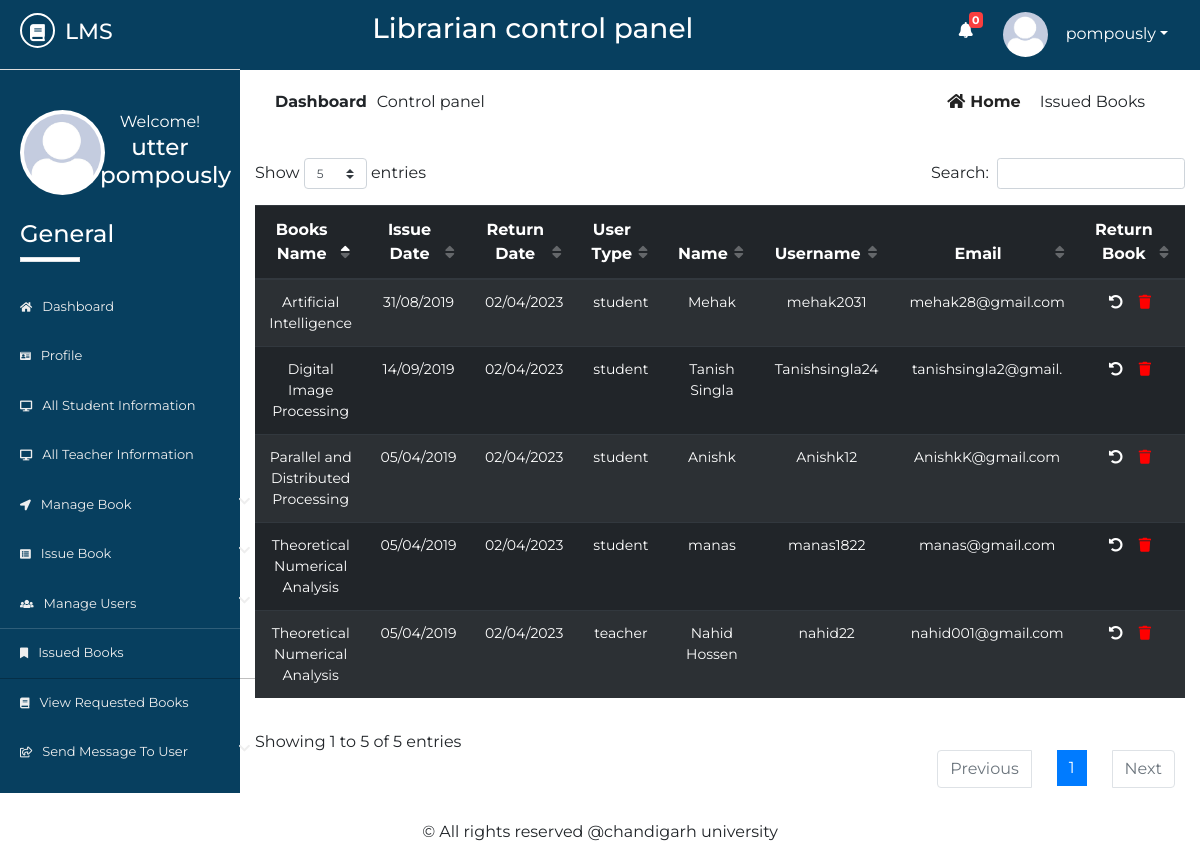
The app's page /Source/librarian/issued-books.php (signed in) with its own data.
### tables this page shows
CREATE TABLE `lib_registration` (
  `id` int(2) NOT NULL,
  `name` varchar(50) NOT NULL,
  `username` varchar(20) NOT NULL,
  `password` varchar(20) NOT NULL,
  `email` varchar(50) NOT NULL,
  `phone` varchar(20) NOT NULL,
  `address` varchar(100) NOT NULL,
  `photo` varchar(500) NOT NULL,
  `status` varchar(7) NOT NULL
);

CREATE TABLE `issue_book` (
  `id` int(10) NOT NULL,
  `utype` varchar(10) NOT NULL,
  `regno` varchar(20) NOT NULL,
  `name` varchar(50) NOT NULL,
  `sem` varchar(10) NOT NULL,
  `session` varchar(10) NOT NULL,
  `dept` varchar(10) NOT NULL,
  `phone` varchar(20) NOT NULL,
  `email` varchar(20) NOT NULL,
  `booksname` varchar(50) NOT NULL,
  `booksissuedate` varchar(10) NOT NULL,
  `booksreturndate` varchar(10) NOT NULL,
  `username` varchar(20) NOT NULL
);

CREATE TABLE `t_issuebook` (
  `id` int(10) NOT NULL,
  `utype` varchar(20) NOT NULL,
  `idno` varchar(20) NOT NULL,
  `name` varchar(50) NOT NULL,
  `lecturer` varchar(20) NOT NULL,
  `phone` varchar(20) NOT NULL,
  `email` varchar(50) NOT NULL,
  `booksname` varchar(50) NOT NULL,
  `booksissuedate` varchar(20) NOT NULL,
  `booksreturndate` varchar(20) NOT NULL,
  `username` varchar(20) NOT NULL
);

### Source/librarian/issued-books.php (the view, shortened to what this page needs)
       <?php
   $page = 'ibook';
   include 'inc/header.php';
   include 'inc/connection.php';
?>
<div class="dashboard-content">
	<div class="dashboard-header">
		<div class="container">
			<div class="row">
				<div class="col-md-6">
					<div class="left">
						<p><span>dashboard</span>Control panel</p>
					</div>
				</div>
				<div class="col-md-6">
					<div class="right text-right">
						<a href="dashboard.php"><i class="fas fa-home"></i>home</a>
						<span class="disabled">issued books</span>
					</div>
				</div>
			</div>
			<div class="issued-content">
				<div class="row">
					<div class="col-md-12">
						<div class="rbook-info status">
                                 <table id="dtBasicExample" class="table table-striped table-dark text-center">
                                      <thead>
                                           <tr>
                                               <th>Books Name</th>
                                               <th>Issue Date</th>
                                               <th>Return Date</th>
                                               <th>User Type</th>
                                               <th>Name</th>
                                               <th>Username</th>
                                               <th>Email</th>
                                               <th>Return Book</th>
                                           </tr>
                                      </thead>
                                       <tbody>
                                           <?php
                                               $res= mysqli_query($link, "select * from issue_book");
                                               $res2= mysqli_query($link, "select * from t_issuebook");
                                                while ($row=mysqli_fetch_array($res)) {
                                                   echo "<tr>";
                                                   echo "<td>"; echo $row["booksname"]; echo "</td>";
                                                   echo "<td>"; echo $row["booksissuedate"]; echo "</td>";
                                                   echo "<td>"; echo $row["booksreturndate"]; echo "</td>";
                                                   echo "<td>"; echo $row["utype"]; echo "</td>";
                                                   echo "<td>"; echo $row["name"]; echo "</td>";
                                                   echo "<td>"; echo $row["username"]; echo "</td>";
                                                   echo "<td>"; echo $row["email"]; echo "</td>";
                                                   echo "<td>";
                                                  ?>
                                                       <ul>
                                                           <li><a style="color: #fff;" href="return.php?id=<?php echo $row["id"]; ?>"><i class="fas fa-undo-alt"></i></a></li>
                                                           <li><a href="delete.php?id=<?php echo $row["id"]; ?>"><i class="fas fa-trash"></i></a></li>
                                                       </ul>
                                                   <?php
                                                   echo "</td>";
                                                   echo "</tr>";
                                               }
                                               while ($row=mysqli_fetch_array($res2)) {
                                                   echo "<tr>";
                                                   echo "<td>"; echo $row["booksname"]; echo "</td>";
                                                   echo "<td>"; echo $row["booksissuedate"]; echo "</td>";
                                                   echo "<td>"; echo $row["booksreturndate"]; echo "</td>";
                                                   echo "<td>"; echo $row["utype"]; echo "</td>";
                                                   echo "<td>"; echo $row["name"]; echo "</td>";
                                                   echo "<td>"; echo $row["username"]; echo "</td>";
                                                   echo "<td>"; echo $row["email"]; echo "</td>";
                                                   echo "<td>";
                                                  ?>
                                                       <ul>
                                                           <li><a href="return.php?id=<?php echo $row["id"]; ?>"><i class="fas fa-undo-alt"></i></a></li>
                                                           <li><a href="delete.php?id=<?php echo $row["id"]; ?>"><i class="fas fa-trash"></i></a></li>
                                                       </ul>
                                                   <?php
                                                   echo "</td>";
                                                   echo "</tr>";
                                               }
                                            ?>
                                       </tbody>
                                 </table>
						</div>
					</div>
				</div>
			</div>
		</div>
	</div>
</div>
<?php
	include 'inc/footer.php';
 ?>

### Source/librarian/inc/header.php (shortened to what this page needs)
<?php
    include 'inc/connection.php';
    $res = mysqli_query($link,"select * from request_books where read1='no'");
    $not= mysqli_num_rows($res);
 ?>
<!DOCTYPE html>
<html lang="en">
<head>
	<link rel="stylesheet" href="inc/css/bootstrap.min.css">
	<link rel="stylesheet" href="inc/css/bootstrap-select.min.css">
	<link rel="stylesheet" href="inc/css/fontawesome-all.min.css">
	<link rel="stylesheet" href="inc/css/datatables.min.css">
	<link rel="stylesheet" href="inc/css/pro1.css">
</head>
<body>
	<div class="main-content">
		<div class="wrapper">
			<div class="left-sidebar">
				<div class="p-title">
                    <h3><a href=""><i class="fas fa-book"></i><span>lms</span></a></h3>
				</div>
				<div class="profile">
					<div class="profile-pic">
                        <?php
                            $res = mysqli_query($link, "select * from lib_registration where username='".$_SESSION['username']."'");
                            while ($row = mysqli_fetch_array($res)){
                                ?><img src="<?php echo $row["photo"]; ?> " height="" width="" alt="something wrong" class="rounded-circle"></a> <?php
                            }
                        ?>
					</div>
					<div class="profile-info text-center">
						<span>Welcome!</span>
						<h2>
              <?php
                $res = mysqli_query($link, "select * from lib_registration where username='".$_SESSION['username']."'");
                while ($row = mysqli_fetch_array($res)){
                  $name  =  $row["name"];
                  echo $name;
                }
              ?>
            </h2>
					</div>
				</div>
				<div class="sidebar-menu">
					<h3>General</h3>
					<div class="border"></div>
	                <ul>
	                    <li class="menu <?php if($page=='home'){ echo 'active';} ?>">
      						<a href="dashboard.php"><i class="fas fa-home"></i>Dashboard</a>
    					</li>
    					  <li class="menu <?php if($page=='profile'){ echo 'active';} ?>">
      						<a href="profile.php"><i class="fas fa-id-card"></i>profile</a>
    					</li>
	                    <li class="menu <?php if($page=='sinfo'){ echo 'active';} ?>">
      						<a href="all-student-info.php"><i class="fas fa-desktop"></i>all student information</a>
    					</li>
    					<li class="menu <?php if($page=='tinfo'){ echo 'active';} ?>">
      						<a href="all-teacher-info.php"><i class="fas fa-desktop"></i>all teacher information</a>
    					</li>
    					<li class="menu menu-toggle2">
      						<a href="#"><i class="fas fa-location-arrow"></i>manage book <span class="fa fa-chevron-down"></span></a>
    					</li>
	                   <li class="menu menu-toggle1">
      						<a href="#"><i class="fas fa-list-alt"></i>issue book <span class="fa fa-chevron-down"></span></a>
    					</li>
    					<li class="menu menu-toggle3">
      						<a href="#"><i class="fas fa-users"></i>manage users <span class="fa fa-chevron-down"></span></a>
    					</li>
    					 <li class="menu <?php if($page=='ibook'){ echo 'active';} ?>">
      						<a href="issued-books.php"><i class="fas fa-bookmark"></i>issued books</a>
    					</li>
    					<li class="menu <?php if($page=='rbook'){ echo 'active';} ?>">
      						<a href="requested-books.php"><i class="fas fa-book"></i>view requested books</a>
    					</li>
    					<li class="menu menu-toggle4">
      						<a href="#"><i class="far fa-share-square"></i>send message to user <span class="fa fa-chevron-down"></span></a>
    					</li>
    				</ul>
				</div>
			</div>
			<div class="content">
				<div class="inner">
					<div class="heading text-center">
						<h3>Librarian control panel</h3>
					</div>
					<div class="header-profile text-right">
						<ul>
                            <li class="icon">
                                <a href="requested-books.php" ><i class="fas fa-bell"></i></a>
                                <span class="count" onclick="window.location='requested-books.php'"><b><?php echo $not; ?></b></span>
                            </li>
							<li class="dropdown">
                                <?php
                                     $res = mysqli_query($link, "select * from lib_registration where username='".$_SESSION['username']."'");
                                     while ($row = mysqli_fetch_array($res)){
                                         ?><a href="" class="dropdown-toggle" data-toggle="dropdown"><img src="<?php echo $row["photo"]; ?>" alt=""><span><?php echo $_SESSION["username"]; ?></span></a> <?php
                                     }
                                ?>
							</li>
						</ul>
					</div>
				</div>

### Source/librarian/inc/css/pro1.css (style rules this page uses)
* { margin: 0; padding: 0; }
body { font-family: 'Montserrat', sans-serif; }
.border { width: 60px; height: 5px; background: #fff; }
.main-content { width: 100%; height: auto; overflow: hidden; }
.main-content .left-sidebar { width: 20%; height: auto; background: #073f5f; float: left; }
.main-content .left-sidebar .p-title { width: 100%; padding: 13px; padding-left: 20px; background: #073f5f; border-bottom: 1px solid #ddd; }
.main-content .p-title a { text-decoration: none; color: #fff; font-size: 22px; text-transform: uppercase; }
.main-content .p-title a i { width: 35px; height: 35px; line-height: 35px; text-align: center; font-size: 17px; border-radius: 50%; border: 2px solid #fff; }
.main-content .p-title a span { margin-left: 10px; }
.main-content .left-sidebar .profile { width: 100%; padding: 20px; margin-top: 0; padding-top: 0; }
.main-content .left-sidebar .profile .profile-pic { width: 40%; float: left; }
.main-content .left-sidebar .profile img { width: 85px; height: 85px; position: inherit; padding: 4px; background: #fff; overflow: hidden; }
.main-content .left-sidebar .profile .profile-info { width: 60%; float: left; color: #fff; }
.main-content .left-sidebar .profile .profile-info h2 { font-size: 23px; }
.sidebar-menu { color: #fff; width: 100%; padding-top: 60px; padding-left: 0; }
.sidebar-menu h3 { margin-left: 20px; font-size: 24px; }
.sidebar-menu .border { margin-left: 20px; margin-bottom: 20px; }
.sidebar-menu ul li a { text-decoration: none; color: #eee; width: 270px; padding: 15px 20px; font-size: 13px; display: block; text-transform: capitalize; transition: all .5s ease; }
.sidebar-menu ul { padding-left: 0; }
.sidebar-menu ul li a i { margin-right: 10px; font-size: smaller; }
.sidebar-menu ul li a span { float: right; }
.content { width: 80%; height: auto; float: right; }
.content .inner { width: 100%; height: 70px; background: #073f5f; padding: 12px; }
.content .inner .heading { width: 60%; float: left; color: #fff; }
.content .inner .header-profile { width: calc(40%-20px); float: right; margin-right: 20px; position: relative; }
.content .inner .header-profile .icon i { margin-right: 30px; font-size: 16px; margin-top: 10px; }
.header-profile .dropdown span { color: #fff; margin-left: 10px; }
.header-profile .icon span { color: #fff; position: absolute; left: 10px; top: 0; font-size: 11px; width: 14px; height: 16px; line-height: 16px; text-align: center; border-radius: 4px; background: #FA3E3E; }
.header-profile ul li { list-style: none; float: left; }
.header-profile ul li i { color: #fff; }
.header-profile img { width: 40px; height: 40px; border-radius: 50%; margin-right: 8px; }
.dropdown a { text-decoration: none; color: #fff; }
.dropdown img { width: 45px; height: 45px; border-radius: 50%; }
.dashboard-header .left { padding: 20px; }
.dashboard-header .left p span { text-transform: capitalize; margin-right: 10px; font-weight: bold; }
.dashboard-header .right { padding: 20px; margin-right: 20px; }
.dashboard-header .right a { text-transform: capitalize; text-decoration: none; color: #222; margin-right: 15px; font-weight: bold; }
.dashboard-header .right a i { margin-right: 5px; }
.dashboard-header .right span { text-transform: capitalize; }
.rbook-info tbody { font-size: 14px; }
.rbook-info a { text-decoration: none; color: #fff; }
.status ul li { list-style: none; float: left; margin-left: 16px; }
.status ul li:nth-child(2) i { color: red; }
.sidebar-menu li.active a { box-shadow: rgba(0, 0, 0, 0.25) 0 1px 0, inset rgba(255, 255, 255, 0.16) 0 1px 0; border-right: 5px solid #1ABB9C; }

### records on screen
lib_registration: photo (picture), name "utter pompously"
issue_book: booksname "Theoretical Numerical Analysis", booksissuedate "05/04/2019", booksreturndate "02/04/2023", utype "student", name "manas", username "manas1822", email "manas@gmail.com"
issue_book: booksname "Parallel and Distributed Processing", booksissuedate "05/04/2019", booksreturndate "02/04/2023", utype "student", name "Anishk", username "Anishk12", email "AnishkK@gmail.com"
issue_book: booksname "Artificial Intelligence", booksissuedate "31/08/2019", booksreturndate "02/04/2023", utype "student", name "Mehak", username "mehak2031", email "mehak28@gmail.com"
issue_book: booksname "Digital Image Processing", booksissuedate "14/09/2019", booksreturndate "02/04/2023", utype "student", name "Tanish Singla", username "Tanishsingla24", email "tanishsingla2@gmail."
t_issuebook: booksname "Theoretical Numerical Analysis", booksissuedate "05/04/2019", booksreturndate "02/04/2023", utype "teacher", name "Nahid Hossen", username "nahid22", email "nahid001@gmail.com"

### other values on screen
$not "0"
